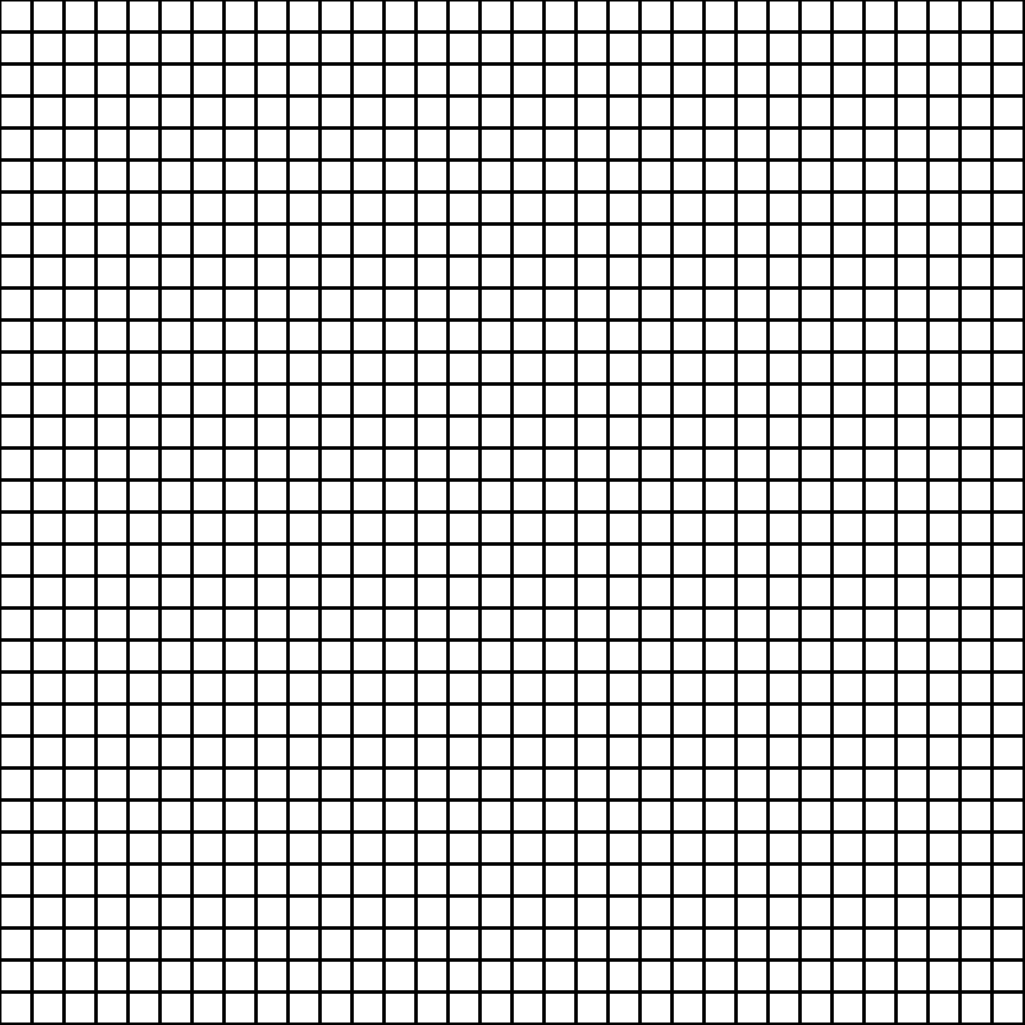
Frame 1 (no input)
Frame 60 (no input): identical to frame 1, image omitted
Frame 120 (the mouse pressed at the canvas centre since frame 60): identical to frame 1, image omitted

The p5.js sketch that drew this single still picture (run headless with seeded random() and noise() and a simulated clock; from frame 60 on, the mouse is pressed at the canvas centre):

// p5.js sketch
// ── sketch.js
let grid = []
let stack = []
let numberOfCells = 32
let cellSize, currentCell
let startIndex = {x: NaN, y: NaN}
let inputField
let numberOfCellsChanged = false

function setup () {
  createCanvas(1025, 1025)
  width -= 1
  height -= 1

  createP('Enter the number of cells per row/column:')
  inputField = createInput(numberOfCells, 'number')
  inputField.input(() => {
    numberOfCells = inputField.elt.value
    currentCell = null
    stack = []
    startIndex = {x: NaN, y: NaN}
    numberOfCellsChanged = true
  })

  cellSize = width / numberOfCells

  for (let i = 0; i < numberOfCells; i++) {
    grid[i] = new Array(numberOfCells)
  }

  for (let x = 0; x < numberOfCells; x++) {
    for (let y = 0; y < numberOfCells; y++) {
      grid[x][y] = new Cell(x, y, cellSize)
    }
  }
}

function mouseClicked () {
  if (mouseX > 0 && mouseX < width && mouseY > 0 && mouseY < height && !startIndex.x && !startIndex.y) {
    startIndex.x = int(mouseX / cellSize)
    startIndex.y = int(mouseY / cellSize)

    grid[startIndex.x][startIndex.y].current = true
    grid[startIndex.x][startIndex.y].visited = true
  }
}

function draw () {
  background(255)

  if (numberOfCellsChanged) {
    cellSize = width / numberOfCells

    for (let i = 0; i < numberOfCells; i++) {
      grid[i] = new Array(numberOfCells)
    }

    for (let x = 0; x < numberOfCells; x++) {
      for (let y = 0; y < numberOfCells; y++) {
        grid[x][y] = new Cell(x, y, cellSize)
      }
    }

    numberOfCellsChanged = false
  }

  let unvisitedCellsLeft = false

  for (let x = 0; x < numberOfCells; x++) {
    for (let y = 0; y < numberOfCells; y++) {
      let current = grid[x][y]
      current.show()

      if (!current.visited) {
        unvisitedCellsLeft = true
      }

      if (current.current) {
        currentCell = current
      }
    }
  }

  if (unvisitedCellsLeft && currentCell) {
    let unvisitedNeighbours = getUnvisitedNeighbours(currentCell)

    if (unvisitedNeighbours.length > 0) {
      let neighbour = random(unvisitedNeighbours)

      stack.push(neighbour)
      removeWalls(currentCell, neighbour)

      currentCell.current = false
      currentCell = neighbour
      currentCell.current = true
      currentCell.visited = true
    } else if (stack.length > 0) {
      let current = stack.pop()
      currentCell.current = false
      current.current = true
    }
  } else if (currentCell) {
    currentCell.current = false
    currentCell = null
    stack = []
  }
}

function removeWalls (cell1, cell2) {
  if (cell1.x < cell2.x) {
    cell1.walls.e = false
    cell2.walls.w = false
  } else if (cell1.x > cell2.x) {
    cell1.walls.w = false
    cell2.walls.e = false
  }

  if (cell1.y < cell2.y) {
    cell1.walls.s = false
    cell2.walls.n = false
  } else if (cell1.y > cell2.y) {
    cell1.walls.n = false
    cell2.walls.s = false
  }
}

function getUnvisitedNeighbours (cell) {
  let neighbours = []

  if (cell.x > 0) {
    if (!grid[cell.x - 1][cell.y].visited) {
      neighbours.push(grid[cell.x - 1][cell.y])
    }
  }

  if (cell.x < numberOfCells - 1) {
    if (!grid[cell.x + 1][cell.y].visited) {
      neighbours.push(grid[cell.x + 1][cell.y])
    }
  }

  if (cell.y > 0) {
    if (!grid[cell.x][cell.y - 1].visited) {
      neighbours.push(grid[cell.x][cell.y - 1])
    }
  }

  if (cell.y < numberOfCells - 1) {
    if (!grid[cell.x][cell.y + 1].visited) {
      neighbours.push(grid[cell.x][cell.y + 1])
    }
  }

  return neighbours
}

// ── cell.js
class Cell {
  constructor (x, y) {
    this.x = x
    this.y = y
    this.walls = {n: true, e: true, s: true, w: true}
    this.start = false
    this.visited = false
    this.current = false
  }

  show () {
    let cellColor = {r: NaN, g: NaN, b: NaN}

    if (this.visited) {
      if (this.current) {
        cellColor = {r: 100, g: 155, b: 155}
      } else {
        cellColor = {r: 155, g: 155, b: 100}
      }

      fill(cellColor.r, cellColor.g, cellColor.b)

      noStroke()
      rect(
        this.x * cellSize,
        this.y * cellSize,
        cellSize,
        cellSize
        )
    }

    stroke(0)
    strokeWeight(3)

    if (this.walls.n) {
      line(
        this.x * cellSize,
        this.y * cellSize,
        this.x * cellSize + cellSize,
        this.y * cellSize
        )
    }

    if (this.walls.e) {
      line(
        this.x * cellSize + cellSize,
        this.y * cellSize,
        this.x * cellSize + cellSize,
        this.y * cellSize + cellSize
        )
    }

    if (this.walls.s) {
      line(
        this.x * cellSize,
        this.y * cellSize + cellSize,
        this.x * cellSize + cellSize,
        this.y * cellSize + cellSize
        )
    }

    if (this.walls.w) {
      line(
        this.x * cellSize,
        this.y * cellSize,
        this.x * cellSize,
        this.y * cellSize + cellSize
        )
    }
  }
}
